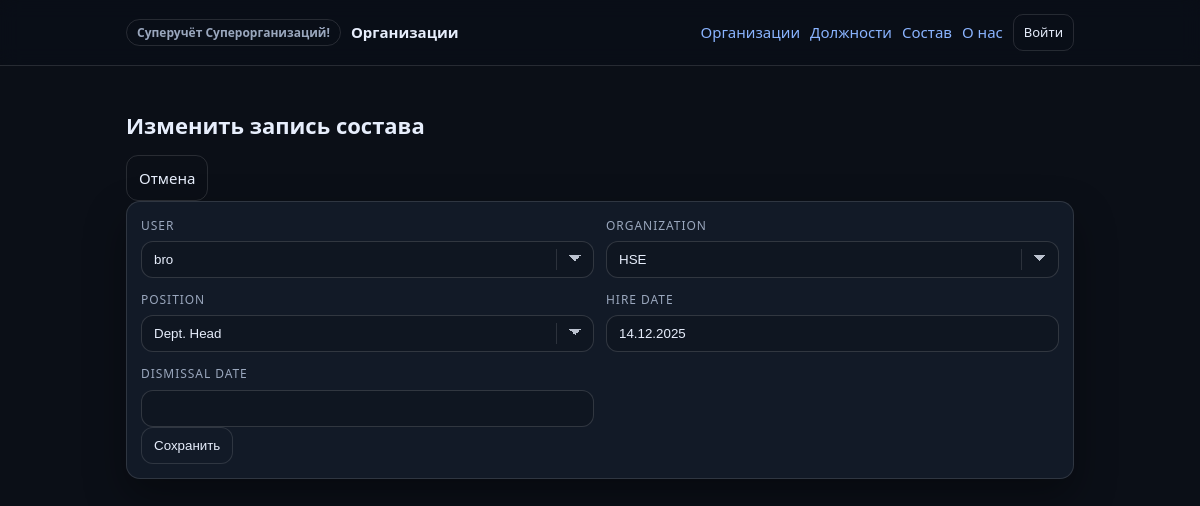
Screenshot of /memberships/2/edit/ with the database file from the repository.
### core/models.py (models this page shows, shortened)
class Membership(models.Model):
    user = models.ForeignKey(
        settings.AUTH_USER_MODEL,
        on_delete=models.CASCADE,
        related_name="memberships")
    organization = models.ForeignKey(
        Organization,
        on_delete=models.CASCADE,
        related_name="memberships",
    )
    position = models.ForeignKey(
        Position,
        on_delete=models.SET_DEFAULT,
        default=default_position_id,
        related_name="memberships",
    )
    hire_date = models.DateField(default=timezone.localdate)
    dismissal_date = models.DateField(null=True, blank=True)
    class Meta:
        unique_together = (("user", "organization"),)
        ordering = ["-hire_date", "organization__organization_name", "user__username"]
        verbose_name = "Сотрудник в организации"
        verbose_name_plural = "Сотрудники в организациях"

### core/views.py (the view)
# urls.py: path("memberships/<int:pk>/edit/", views.MembershipUpdate.as_view(), name="membership-update"),
class MembershipUpdate(FormTemplateMixin, UpdateView):
    model = Membership
    form_class = MembershipForm
    title = "Изменить запись состава"
    cancel_url = reverse_lazy("core:membership-list")
    success_url = reverse_lazy("core:membership-list")

### core/forms.py
class MembershipForm(StyledModelForm):
    class Meta:
        model = Membership
        fields = ("user", "organization", "position", "hire_date", "dismissal_date")
        widgets = {"hire_date": forms.DateInput(), "dismissal_date": forms.DateInput()}
    def __init__(self, *a, **k):
        super().__init__(*a, **k)
        U = get_user_model()
        self.fields["user"].queryset = U.objects.order_by("username")
        self.fields["organization"].queryset = Organization.objects.order_by("organization_name")
        self.fields["position"].queryset = Position.objects.order_by("name")

### core/models.py (called while the page is built)
    def __str__(self):
        return self.name

    def __str__(self):
        return self.organization_name

### core/views.py (called while the page is built)
    def get_context_data(self, **kwargs):
        ctx = super().get_context_data(**kwargs)
        ctx.update({"title": self.title, "cancel_url": self.cancel_url})
        return ctx

### core/templates/core/form.html (shortened to what this page needs)
{% extends "index.html" %}
{% block content %}
<div class="page-head">
  <h1>{{ title }}</h1>
  <div class="actions">{% if cancel_url %}<a class="btn ghost" href="{{ cancel_url }}">Отмена</a>{% endif %}</div>
</div>
<form method="post" class="form card">
  <div class="form-grid">
    {% for field in form %}
      <div class="field">
        <label class="label" for="{{ field.id_for_label }}">{{ field.label }}</label>
        {{ field }}
      </div>
    {% endfor %}
  </div>
  <div class="form-actions">
    <button class="btn" type="submit">Сохранить</button>
  </div>
</form>
{% endblock %}

### static/css/site.css (style rules this page uses)
:root { --bg: #0b0f17; --panel: #121a27; --text: #e7eefc; --muted: #9aa7bd; --border: rgba(255, 255, 255, 0.12); --link: #8ab4ff; --danger: #ff6b6b; --shadow: 0 18px 40px rgba(0, 0, 0, 0.35); --radius: 14px; }
* { box-sizing: border-box; }
html, body { height: 100%; }
html { color-scheme: dark; }
body { margin: 0; font: 15px/1.6 system-ui, -apple-system, "Segoe UI", Roboto, Arial; background: var(--bg); color: var(--text); }
a { color: var(--link); text-decoration: none; }
h1 { margin: 6px 0 0; font-size: 22px; font-weight: 800; }
.stats, .actions { display: flex; gap: 10px; flex-wrap: wrap; margin-top: 12px; }
.card { background: var(--panel); border: 1px solid var(--border); border-radius: var(--radius); padding: 14px; box-shadow: var(--shadow); }
.btn { display: inline-flex; align-items: center; gap: 8px; padding: 10px 12px; border: 1px solid var(--border); border-radius: 12px; background: var(--panel); color: var(--text); cursor: pointer; }
.btn.ghost { background: transparent; }
.form { background: var(--panel); border: 1px solid var(--border); border-radius: var(--radius); padding: 14px; box-shadow: var(--shadow); }
.form-grid { display: grid; grid-template-columns: 1fr; gap: 12px; }
@media (min-width: 860px) { .form-grid { grid-template-columns: 1fr 1fr; } }
.field { display: flex; flex-direction: column; gap: 6px; }
.label { font-size: 12px; letter-spacing: 0.08em; text-transform: uppercase; color: var(--muted); }
.input, .select, .textarea { border: 1px solid rgba(255, 255, 255, 0.14); border-radius: 12px; padding: 10px 12px; background: rgba(0, 0, 0, 0.14); color: var(--text); outline: none; }
.select { appearance: none; -webkit-appearance: none; -moz-appearance: none; padding-right: 40px; background-image: linear-gradient(45deg, transparent 50%, rgba(231, 238, 252, 0.8) 50%), linear-gradient(135deg, rgba(231, 238, 252, 0.8) 50%, transparent 50%), linear-gradient(to right, rgba(255, 255, 255, 0.12), rgba(255, 255, 255, 0.12)); background-position: calc(100% - 18px) calc(50% - 2px), calc(100% - 12px) calc(50% - 2px), calc(100% - 36px) 50%; background-size: 6px 6px, 6px 6px, 1px 60%; background-repeat: no-repeat; }
.select option, .select optgroup { background: #121a27; color: #e7eefc; }

### rows the page displays
Membership: form "bro" "HSE" "Dept. Head" "14.12.2025"

### other values shown
{{ title }} "Изменить запись состава"
{{ field.label }} "USER" "ORGANIZATION" "POSITION" "HIRE DATE" "DISMISSAL DATE"
